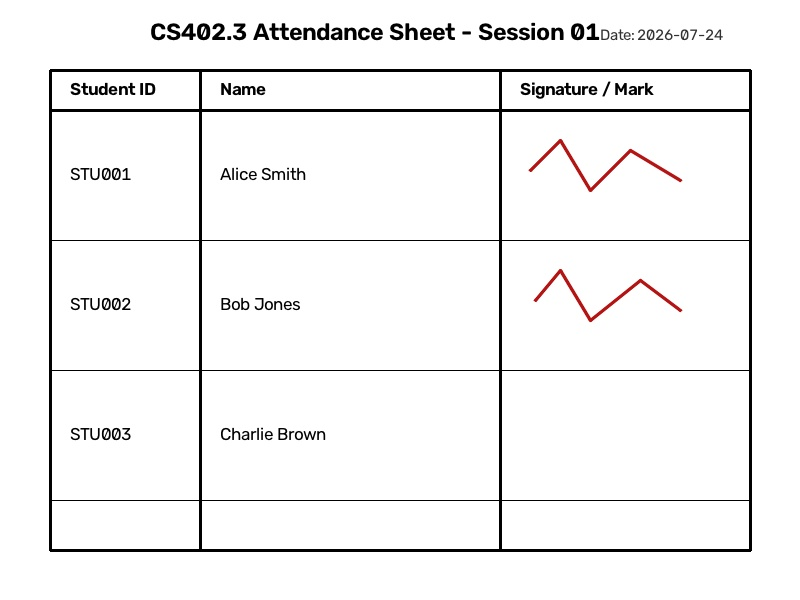
#> input picture test_images/sample_sheet.jpg, 800 x 600 px
$ python -i preprocessor.py   (imports and definitions only)
#> lines starting #> are read from the running program, lines starting #| are printed output that depends on the picture; after the words box and inside, x2 and y2 are one past the last pixel; in counts of white or black regions, pixels touching at a corner belong together
### core/utils/logger.py
"""Centralized logging utility for SAMS Vision."""

import logging
import sys

# Default Windows consoles (cmd.exe / legacy PowerShell) use a non-UTF-8 codepage with strict
# error handling, which raises UnicodeEncodeError and crashes the process the moment a message
# contains a character like an em dash or emoji. Reconfiguring stdout/stderr to UTF-8 with a
# replace fallback means those characters render correctly where the console supports it, and
# degrade to a harmless '?' instead of crashing where it doesn't.
for _stream in (sys.stdout, sys.stderr):
    if hasattr(_stream, "reconfigure"):
        try:
            _stream.reconfigure(encoding="utf-8", errors="replace")
        except (ValueError, AttributeError):
            pass


def setup_logger(name: str = "sams_vision", level: int = logging.INFO) -> logging.Logger:
    """Configures and returns a logger instance with standardized formatting."""
#> further down, picture is the input picture: shape (600, 800, 3); mean B, G, R 243.1, 243.1, 243.5
    logger = logging.getLogger(name)
    if not logger.handlers:
        logger.setLevel(level)
        handler = logging.StreamHandler(sys.stdout)
        formatter = logging.Formatter(
            "[%(asctime)s] [%(levelname)s] [%(name)s]: %(message)s",
            datefmt="%Y-%m-%d %H:%M:%S"
        )
        handler.setFormatter(formatter)
        logger.addHandler(handler)
    return logger

### core/vision/preprocessor.py
"""Image preprocessing, binarization, and homography/deskewing operations."""

import cv2
import numpy as np
from typing import Tuple
from core.utils.config import Config
from core.utils.logger import setup_logger

logger = setup_logger("core.vision.preprocessor")


def load_image(image_path: str) -> np.ndarray:
    """Loads an image file into a NumPy array."""
    image = cv2.imread(image_path)
    if image is None:
        raise FileNotFoundError(f"Failed to load image from path: {image_path}")
    return image


def preprocess_image(image: np.ndarray) -> Tuple[np.ndarray, np.ndarray]:
    """Converts image to grayscale and applies adaptive binarization for shadow handling.

    Returns:
        Tuple of (grayscale_image, binary_image)
    """
    gray = cv2.cvtColor(image, cv2.COLOR_BGR2GRAY) if len(image.shape) == 3 else image.copy()
    # Apply Gaussian Blur to reduce noise
    blurred = cv2.GaussianBlur(gray, (5, 5), 0)
    # Median blur to clean up remaining salt-and-pepper speckle before thresholding
    denoised = cv2.medianBlur(blurred, 5)
    # Adaptive thresholding to handle lighting variations across physical paper sheets
    binary = cv2.adaptiveThreshold(
        denoised,
        255,
        cv2.ADAPTIVE_THRESH_GAUSSIAN_C,
        cv2.THRESH_BINARY_INV,
        11,
        2
    )
    return gray, binary


def order_points(pts: np.ndarray) -> np.ndarray:
    """Orders 4 boundary points as top-left, top-right, bottom-right, bottom-left."""
    rect = np.zeros((4, 2), dtype="float32")
    s = pts.sum(axis=1)
    rect[0] = pts[np.argmin(s)]
    rect[2] = pts[np.argmax(s)]
    diff = np.diff(pts, axis=1)
    rect[1] = pts[np.argmin(diff)]
    rect[3] = pts[np.argmax(diff)]
    return rect


def deskew_image(image: np.ndarray) -> np.ndarray:
    """Detects sheet boundary contours and applies perspective transformation homography."""
    gray = cv2.cvtColor(image, cv2.COLOR_BGR2GRAY) if len(image.shape) == 3 else image.copy()
    blurred = cv2.GaussianBlur(gray, (5, 5), 0)
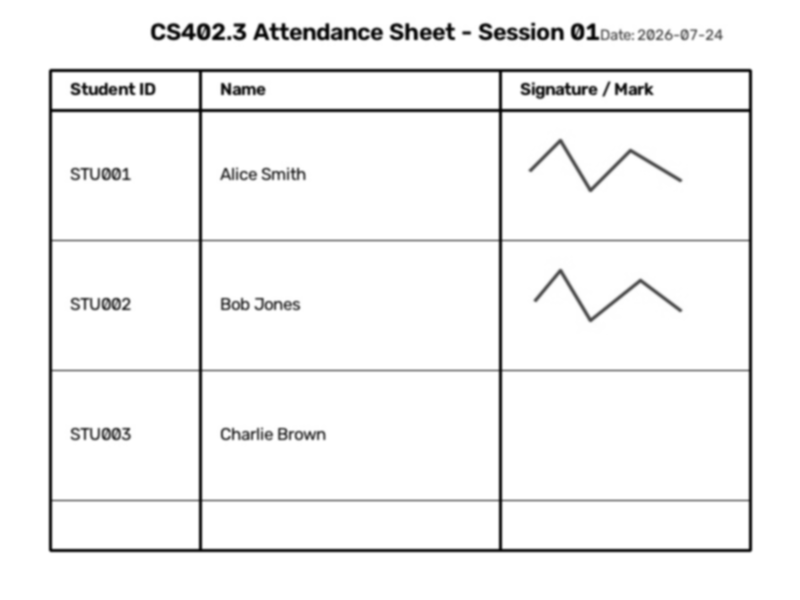
#> blurred: shape (600, 800); min 3, max 255, mean 243.3
    edges = cv2.Canny(blurred, Config.CANNY_THRESH_LOW, Config.CANNY_THRESH_HIGH)
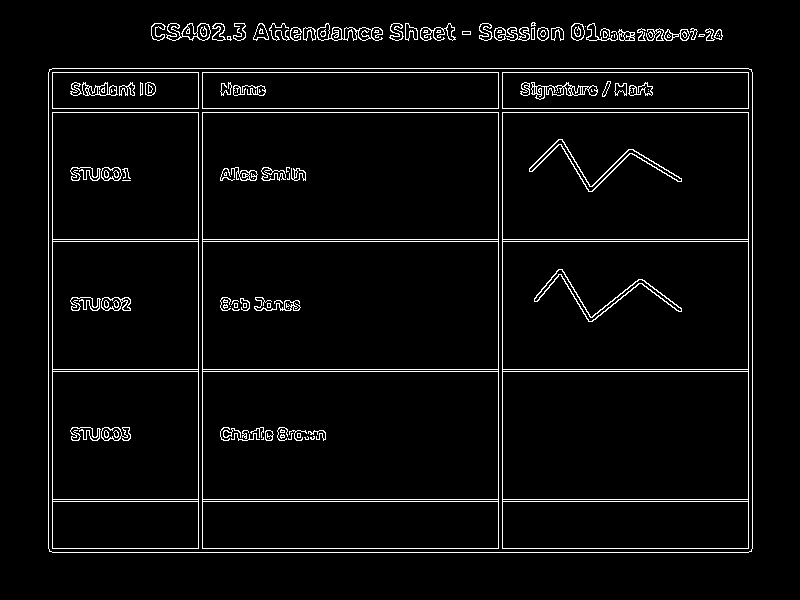
#> edges: shape (600, 800); 4% white in thin lines or dots, all inside (x1, y1, x2, y2) = (48, 22, 753, 553)
    edges = cv2.dilate(edges, np.ones((5, 5), np.uint8), iterations=1)
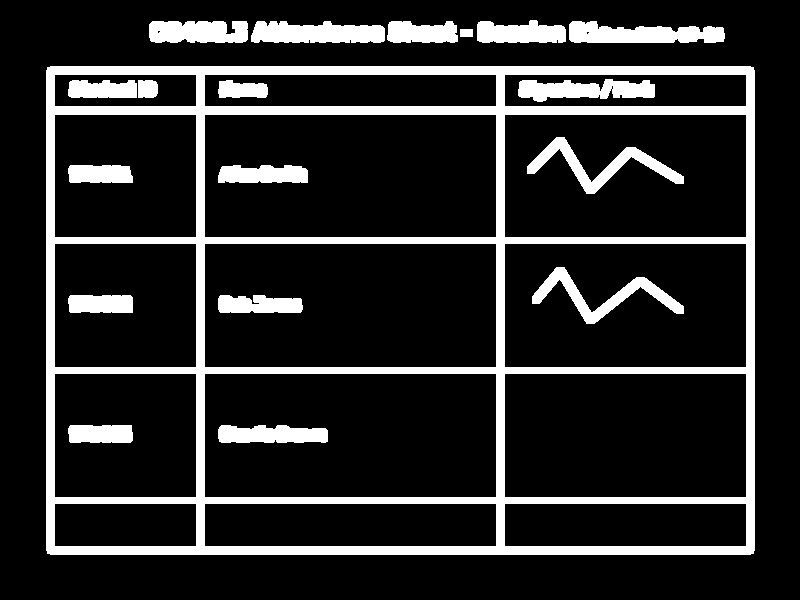
#> edges: shape (600, 800); 15.9% white; 19 white regions

    contours, _ = cv2.findContours(edges, cv2.RETR_EXTERNAL, cv2.CHAIN_APPROX_SIMPLE)
#> contours = 7 contours; box (x1, y1, x2, y2) and area: (46, 66, 755, 555) 345480, (569, 21, 725, 43) 2329, (251, 21, 385, 43) 2268, (149, 21, 248, 43) 1847, (477, 20, 566, 43) 1528, (387, 21, 458, 43) 1230, (460, 29, 473, 37) 84
    contours = sorted(contours, key=cv2.contourArea, reverse=True)[:5]
#> contours = 5 contours; box (x1, y1, x2, y2) and area: (46, 66, 755, 555) 345480, (569, 21, 725, 43) 2329, (251, 21, 385, 43) 2268, (149, 21, 248, 43) 1847, (477, 20, 566, 43) 1528

    h, w = image.shape[:2]
#> h = 600; w = 800
    sheet_contour = None
    for cnt in contours:
        peri = cv2.arcLength(cnt, True)
        approx = cv2.approxPolyDP(cnt, 0.02 * peri, True)
        if len(approx) == 4 and cv2.contourArea(approx) > 0.3 * w * h:
            sheet_contour = approx
            break
#> this loop made 1 pass
#> (peri, sheet_contour) on pass 1: (2387.3, [[47, 67], [47, 553], [753, 553], [753, 67]])

    if sheet_contour is None:
        logger.info("No quadrilateral sheet boundary found, skipping deskew.")
        return image

    rect = order_points(sheet_contour.reshape(4, 2))
#> in order_points, `s = pts.sum(axis=1)`: s = [114, 600, 1306, 820]
#> in order_points, `diff = np.diff(pts, axis=1)`: diff = [20, 506, -200, -686]
#> rect = [[47, 67], [753, 67], [753, 553], [47, 553]]
    (tl, tr, br, bl) = rect
#> tl = [47, 67]; tr = [753, 67]; br = [753, 553]; bl = [47, 553]

    max_width = max(int(np.linalg.norm(br - bl)), int(np.linalg.norm(tr - tl)))
#> max_width = 706
    max_height = max(int(np.linalg.norm(tr - br)), int(np.linalg.norm(tl - bl)))
#> max_height = 486

    dst = np.array([
        [0, 0],
        [max_width - 1, 0],
        [max_width - 1, max_height - 1],
        [0, max_height - 1]
    ], dtype="float32")
#> dst = [[0, 0], [705, 0], [705, 485], [0, 485]]

    matrix = cv2.getPerspectiveTransform(rect, dst)
#> matrix = [[0.999, 1.64e-17, -46.93], [3.77e-17, 0.998, -66.86], [1.87e-19, -3.32e-19, 1]]
    warped = cv2.warpPerspective(image, matrix, (max_width, max_height))
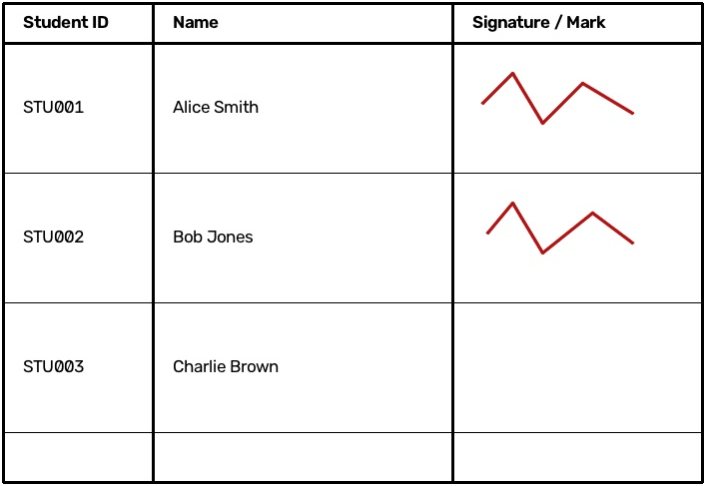
#> warped: shape (486, 706, 3); mean B, G, R 241.1, 241.1, 241.7
    logger.info(f"Deskewed sheet to {max_width}x{max_height} via perspective homography.")
#| [2026-11-20 22:33:00] [INFO] [core.vision.preprocessor]: Deskewed sheet to 706x486 via perspective homography.
    return warped

>>> import cv2
>>> picture = cv2.imread('../../test_images/sample_sheet.jpg')
>>> result = deskew_image(picture)
